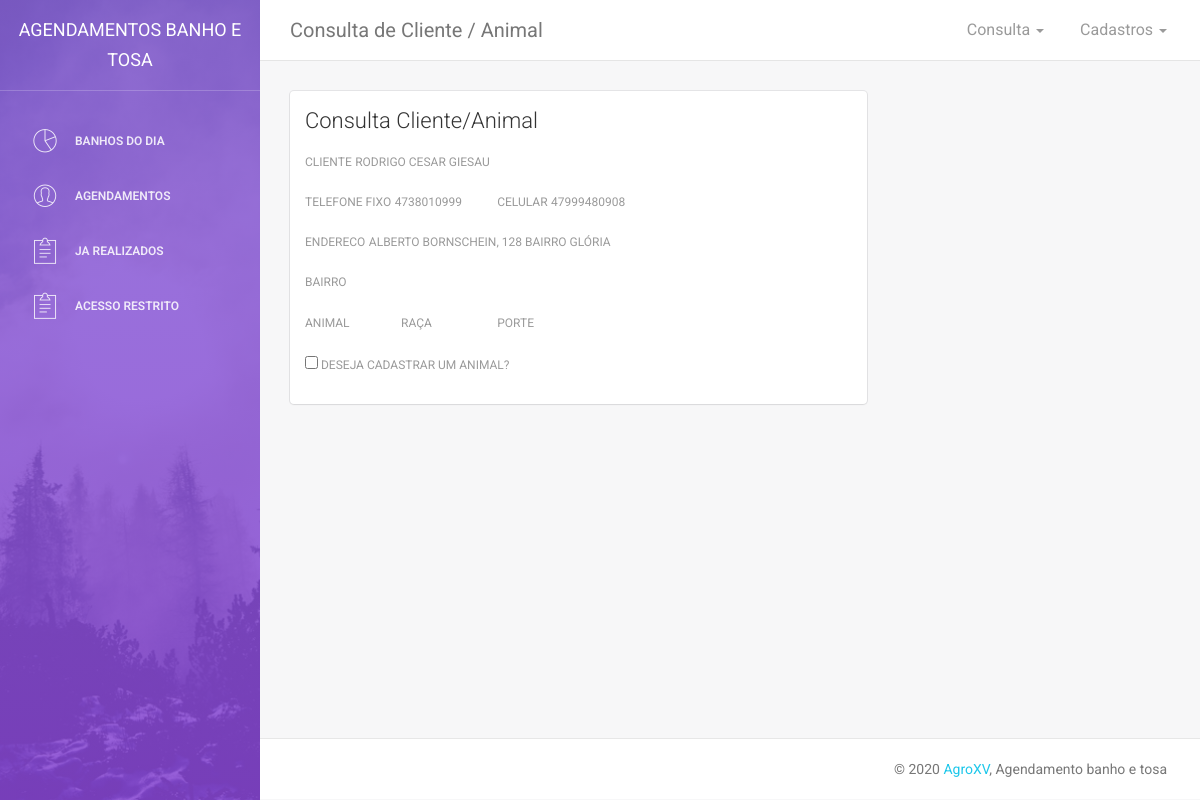
The page /BS3/pagconsani.php?codcli=1 on the database its author committed.
### tables this page shows
CREATE TABLE `tbl_cliente` (
  `TBL_CODCLI` int(9) NOT NULL,
  `TBL_NCLI` varchar(90) NOT NULL,
  `TBL_TELCLI` varchar(14) NOT NULL,
  `TBL_CELCLI` varchar(15) NOT NULL,
  `TBL_ENDCLI` varchar(90) NOT NULL,
  `TBL_BAIRRO` varchar(30) NOT NULL
);

### BS3/pagconsani.php (the view, shortened to what this page needs)
<?php
include "funcoes/conecta_banco.php";
$codcli = $_GET['codcli'];
$sql = "SELECT * FROM TBL_CLIENTE WHERE TBL_CODCLI = '".$codcli."' ";
$resulta = mysqli_query($db,$sql);
$total= mysqli_num_rows($resulta);
If($total > 0){
while($f = mysqli_fetch_array($resulta)){
     $cliente          = $f['TBL_NCLI'];
     $telefone         = $f['TBL_TELCLI'];
     $celular          = $f['TBL_CELCLI'];
     $endereco         = $f['TBL_ENDCLI'];
    }
}
?>
<html lang="en">
<head>
    <link href="assets/css/bootstrap.min.css" rel="stylesheet" />
    <link href="assets/css/animate.min.css" rel="stylesheet"/>
    <link href="assets/css/light-bootstrap-dashboard.css?v=1.4.0" rel="stylesheet"/>
    <link href="assets/css/demo.css" rel="stylesheet" />
    <link href="http://maxcdn.bootstrapcdn.com/font-awesome/4.2.0/css/font-awesome.min.css" rel="stylesheet">
    <link href="assets/css/pe-icon-7-stroke.css" rel="stylesheet" />
</head>
<body>
<div class="wrapper">
    <div class="sidebar" data-color="purple" data-image="assets/img/sidebar-5.jpg">
    	<div class="sidebar-wrapper">
            <div class="logo">
                <a href="#" class="simple-text">
                    Agendamentos Banho e Tosa
                </a>
            </div>
            <ul class="nav">
                <li>
                    <a href="dashboard.html">
                        <i class="pe-7s-graph"></i>
                        <p>Banhos do dia</p>
                    </a>
                </li>
                <li class="">
                    <a href="user.html">
                        <i class="pe-7s-user"></i>
                        <p>Agendamentos</p>
                    </a>
                </li>
                <li>
                    <a href="table.html">
                        <i class="pe-7s-note2"></i>
                        <p>Ja Realizados</p>
                    </a>
                </li>
                <li>
                    <a href="admin.php">
                        <i class="pe-7s-note2"></i>
                        <p>Acesso Restrito</p>
                    </a>
                </li>
            </ul>
    	</div>
    </div>
    <div class="main-panel">
		<nav class="navbar navbar-default navbar-fixed">
            <div class="container-fluid">
                <div class="navbar-header">
                    <a class="navbar-brand" href="#">Consulta de Cliente / Animal</a>
                </div>
                <div class="collapse navbar-collapse">
                    <ul class="nav navbar-nav navbar-right">
                        <li class="dropdown">
                           <a href="#"class="dropdown-toggle" data-toggle="dropdown">
                               <p>Consulta
                               <b class="caret"></b>
                               </p>
                            </a>
                        </li>
                        <li class="dropdown">
                              <a href="#" class="dropdown-toggle" data-toggle="dropdown">
                                    <p>
										Cadastros
										<b class="caret"></b>
									</p>
                              </a>
                        </li>
                    </ul>
                </div>
            </div>
        </nav>
        <div class="content">
            <div class="container-fluid">
                <div class="row">
                    <div class="col-md-8">
                        <div class="card">
                            <div class="header">
                            <h4 class="title">Consulta Cliente/Animal</h4>
                            </div>
                            <div class="content">
                                <div class="window" id="janela1">
                                    <div class="row">
                                        <div class="col-md-6">
                                            <div class="form-group">
                                                <label>Cliente</label>
                                                <label><?php echo $cliente; ?></label>
                                            </div>
                                        </div>
                                    </div>
                                    <div class="row">
                                        <div class="col-md-4">
                                            <div class="form-group">
                                                <label>Telefone Fixo</label>
                                                <label><?php echo $telefone; ?></label>
                                            </div>
                                        </div>
                                        <div class="col-md-4">
                                            <div class="form-group">
                                                <label>Celular</label>
                                                <label><?php echo $celular; ?></label>
                                            </div>
                                        </div>
                                    </div>
                                    <div class="row">
                                        <div class="col-md-10">
                                            <div class="form-group">
                                                <label>Endereco</label>
                                                <label><?php echo $endereco; ?></label>
                                            </div>
                                        </div>
                                    </div>
                                    <div class="row">
                                        <div class="col-md-4">
                                            <div class="form-group">
                                                <label>Bairro</label>
                                            </div>
                                        </div>
                                    </div>
                                    <div class="row">
                                        <div class="col-md-2">
                                            <div class="form-group">
                                                <label>Animal</label>
                                            </div>
                                        </div>
                                        <div class="col-md-2">
                                            <div class="form-group">
                                                <label>Raça</label>
                                            </div>
                                        </div>
                                        <div class="col-md-2">
                                            <div class="form-group">
                                                <label>Porte</label>
                                            </div>
                                        </div>
                                    </div>
                                    <div class="row">
                                        <div class="col-md-12">
                                            <div class="form-group">
                                               <div class="form-check">
                                                    <label class="form-check-label">
                                                        <input class="form-check-input" type="checkbox" value="" id="escolha" onclick="exibe('cadastro');">
                                                        Deseja cadastrar um animal?
                                                    </label>
                                                </div>
                                            </div>
                                        </div>
                                    </div>
                                </div>
                            </div>
                        </div>
                    </div>
                </div>
            </div>
        </div>
        <footer class="footer">
            <div class="container-fluid">
                <p class="copyright pull-right">
                    &copy; <script>document.write(new Date().getFullYear())</script> <a href="#">AgroXV</a>, Agendamento banho e tosa
                </p>
            </div>
        </footer>
    </div>
</div>
</body>
</html>

### rows shown on the page
tbl_cliente: TBL_NCLI "RODRIGO CESAR GIESAU", TBL_TELCLI "4738010999", TBL_CELCLI "47999480908", TBL_ENDCLI "ALBERTO BORNSCHEIN, 128 BAIRRO GLÓRIA"
